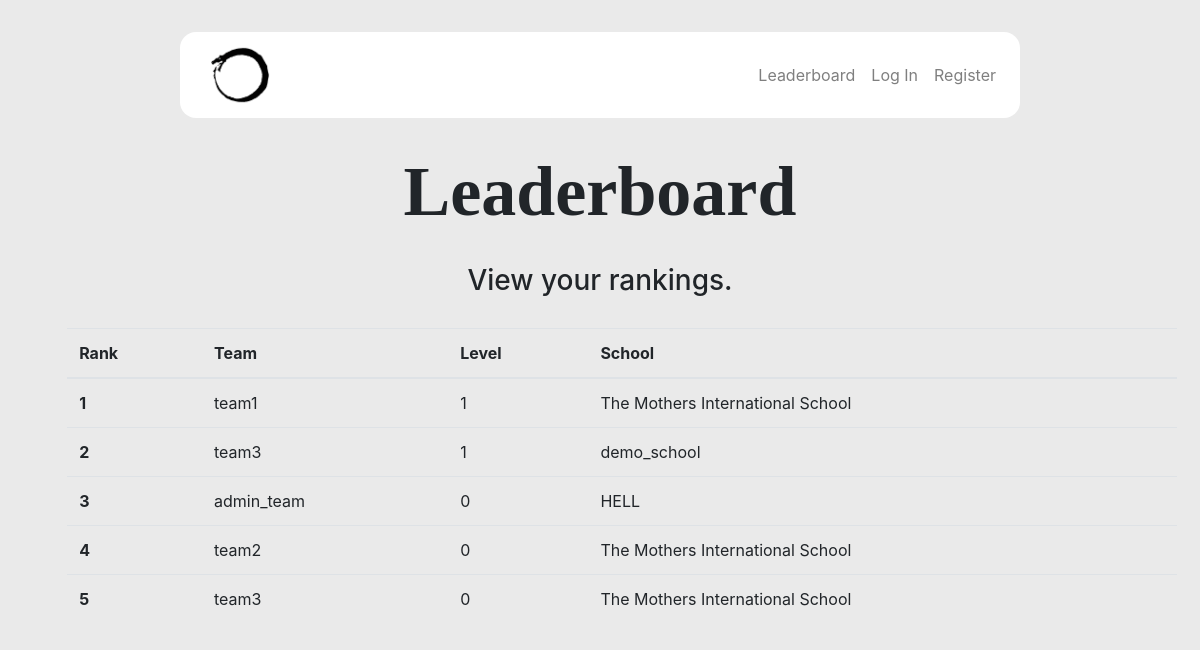
The app's page /leaderboard with its own data.
### paradox/models.py (models this page shows, shortened)
class team_member(models.Model):
    level = models.IntegerField(default=0)
    teamName = models.CharField(max_length=1000)
    alpha = models.ForeignKey(User, on_delete=models.CASCADE, related_name="alpha")
    beta = models.ForeignKey(User, on_delete=models.CASCADE, related_name="beta", null=True, blank=True)
    gamma = models.ForeignKey(User, on_delete=models.CASCADE, related_name="gamma", null=True, blank=True)

class user_detail(models.Model):
    user = models.OneToOneField(User, on_delete=models.CASCADE, related_name="details")
    disqualified = models.BooleanField(default=False)
    user_class = models.IntegerField()
    level = models.IntegerField(default=0)
    isschool = models.CharField(default="INTRA",max_length=300)
    nonComp = models.IntegerField(default=0)
    isOver = models.IntegerField(default=0)
    imgURL = models.CharField(default='img', max_length=1000)
    firstuse = models.IntegerField(default=1)
    team_members = models.ForeignKey(team_member, on_delete=models.CASCADE, related_name="user_team")

### paradox/views.py (the view)
# urls.py: path("leaderboard", views.leaderboard_page, name="leaderboard-page"),
def leaderboard_page(request):
    user_teams = team_member.objects.order_by("-level").all()
    return render(request,"leaderboard.html", {
        "user_teams" : user_teams
    })

### paradox/templates/leaderboard.html
{% extends "layout.html" %}
{% load i18n %}
{% load static %}
{% block extra_css %}
  <link href="{% static 'paradox/leaderboard.css' %}" rel="stylesheet">
{% endblock %}
{% block body %}
    <h1>Leaderboard</h1>
    <h3>View your rankings.</h3>
    <div id="leaderboard" class="container mb-4 mt-3">
        <table class="table">
            <thead>
              <tr>
                <th scope="col">Rank</th>
                <th scope="col">Team</th>
                <th scope="col">Level</th>
                <th scope="col">School</th>
              </tr>
            </thead>
            <tbody>
            {% for team in user_teams %}
                <tr>
                {% if team.alpha.details.disqualified == 0 %}
                    <th scope="row">{{ forloop.counter }}</th>
                    <td>{{ team.teamName }}</td>
                    <td>{{ team.level }}</td>
                    <td>{{ team.alpha.details.isschool }}</td>
                {% endif %}
                </tr>
            {% endfor %}
    </div>
{% endblock %}

### paradox/templates/layout.html (shortened to what this page needs)
{% load static %}
<!DOCTYPE html>
<html lang="en">
    <head>
        <link rel="stylesheet" href="https://stackpath.bootstrapcdn.com/bootstrap/4.4.1/css/bootstrap.min.css">
        {% block extra_css %}{% endblock %}
        <link href="{% static 'paradox/main.css' %}" rel="stylesheet">
    </head>
    <body>
        <nav class="navbar navbar-expand-lg navbar-light " id="nav">
            <a class="navbar-brand" href="{% url 'index' %}">
                <img src="{% static 'paradox/logo.png' %}" width="60" height="60" alt="">
            </a>
            <div class="collapse navbar-collapse">
              <ul class="navbar-nav ml-auto">
                <li class="nav-item">
                  <a class="nav-link" href="{% url 'leaderboard-page' %}">Leaderboard</a>
                </li>
                {% if user.is_authenticated %}
                    <li class="nav-item">
                        <a class="nav-link" href="{% url 'question-page' %}">Question</a>
                    </li>
                    <li class="nav-item">
                        <a class="nav-link" href="{% url 'hint-page' %}">Hint</a>
                    </li>
                    <li class="nav-item">
                        <a class="nav-link" href="{% url 'logout' %}">Log Out</a>
                    </li>
                {% else %}
                    <li class="nav-item">
                        <a class="nav-link" href="{% url 'login' %}">Log In</a>
                    </li>
                    <li class="nav-item">
                        <a class="nav-link" href="{% url 'register' %}">Register</a>
                    </li>
                {% endif %}
              </ul>
            </div>
          </nav>
        <div class="body">
            {% block body %}
            {% endblock %}
        </div>
    </body>
</html>

### paradox/static/paradox/leaderboard.css (style rules this page uses)
.table { margin-left: 2%; }
h1 { text-align: center; font-family:fantasy; font-weight: 600; text-align: center; font-size:70px; }
h3 { text-align: center; margin:2.5%; }

### paradox/static/paradox/main.css (style rules this page uses)
html, body { background: #eaeaea; }
nav { margin: 2em; background-color: #fff; border-radius: 1em; margin-right: 15% !important; margin-left: 15% !important; padding-left: 2.5% !important; }

### records on screen
team_member: teamName "team1", level "1", alpha.details.isschool "The Mothers International School"
team_member: teamName "team3", level "1", alpha.details.isschool "demo_school"
team_member: teamName "admin_team", level "0", alpha.details.isschool "HELL"
team_member: teamName "team2", level "0", alpha.details.isschool "The Mothers International School"
team_member: teamName "team3", level "0", alpha.details.isschool "The Mothers International School"
